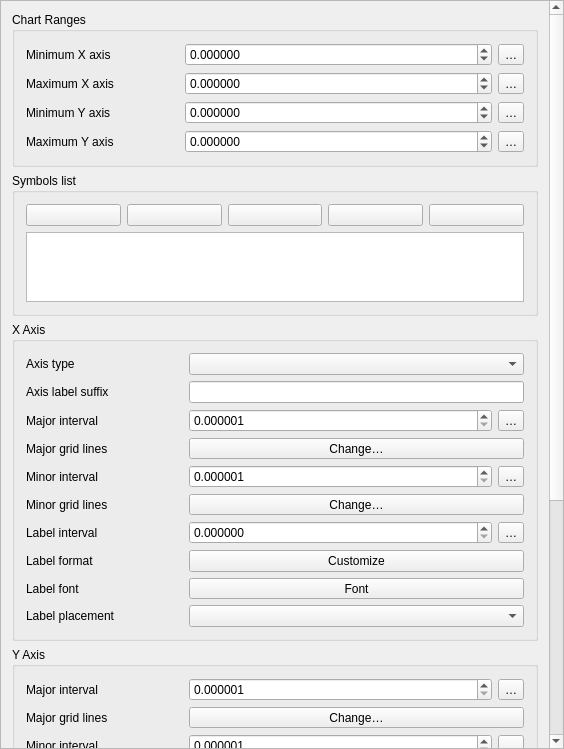
<?xml version="1.0" encoding="UTF-8"?>
<ui version="4.0">
 <class>QgsLineChartPlotWidgetBase</class>
 <widget class="QgsPanelWidget" name="QgsLineChartPlotWidgetBase">
  <property name="geometry">
   <rect>
    <x>0</x>
    <y>0</y>
    <width>564</width>
    <height>749</height>
   </rect>
  </property>
  <property name="sizePolicy">
   <sizepolicy hsizetype="Expanding" vsizetype="Expanding">
    <horstretch>0</horstretch>
    <verstretch>0</verstretch>
   </sizepolicy>
  </property>
  <property name="windowTitle">
   <string>Line Chart Plot Options</string>
  </property>
  <layout class="QVBoxLayout" name="verticalLayout_2">
   <property name="spacing">
    <number>0</number>
   </property>
   <property name="leftMargin">
    <number>0</number>
   </property>
   <property name="topMargin">
    <number>0</number>
   </property>
   <property name="rightMargin">
    <number>0</number>
   </property>
   <property name="bottomMargin">
    <number>0</number>
   </property>
   <item>
    <widget class="QgsScrollArea" name="scrollArea">
     <property name="frameShape">
      <enum>QFrame::Shape::StyledPanel</enum>
     </property>
     <property name="widgetResizable">
      <bool>true</bool>
     </property>
     <widget class="QWidget" name="scrollAreaWidgetContents">
      <property name="geometry">
       <rect>
        <x>0</x>
        <y>-468</y>
        <width>548</width>
        <height>1215</height>
       </rect>
      </property>
      <property name="sizePolicy">
       <sizepolicy hsizetype="Preferred" vsizetype="Maximum">
        <horstretch>0</horstretch>
        <verstretch>0</verstretch>
       </sizepolicy>
      </property>
      <layout class="QVBoxLayout" name="mainLayout">
       <item>
        <widget class="QgsCollapsibleGroupBoxBasic" name="groupChartRanges">
         <property name="title">
          <string>Chart Ranges</string>
         </property>
         <layout class="QGridLayout" name="gridLayout_4" columnstretch="1,2,0">
          <item row="2" column="0">
           <widget class="QLabel" name="mLabelMinYAxis">
            <property name="text">
             <string>Minimum Y axis</string>
            </property>
           </widget>
          </item>
          <item row="2" column="1">
           <widget class="QgsDoubleSpinBox" name="mSpinMinYAxis">
            <property name="decimals">
             <number>6</number>
            </property>
            <property name="minimum">
             <double>-999999999.000000000000000</double>
            </property>
            <property name="maximum">
             <double>999999999.000000000000000</double>
            </property>
           </widget>
          </item>
          <item row="0" column="1">
           <widget class="QgsDoubleSpinBox" name="mSpinMinXAxis">
            <property name="decimals">
             <number>6</number>
            </property>
            <property name="minimum">
             <double>-999999999.000000000000000</double>
            </property>
            <property name="maximum">
             <double>999999999.000000000000000</double>
            </property>
           </widget>
          </item>
          <item row="1" column="1">
           <widget class="QgsDoubleSpinBox" name="mSpinMaxXAxis">
            <property name="decimals">
             <number>6</number>
            </property>
            <property name="minimum">
             <double>-999999999.000000000000000</double>
            </property>
            <property name="maximum">
             <double>999999999.000000000000000</double>
            </property>
           </widget>
          </item>
          <item row="0" column="0">
           <widget class="QLabel" name="mLabelMinXAxis">
            <property name="text">
             <string>Minimum X axis</string>
            </property>
           </widget>
          </item>
          <item row="3" column="1">
           <widget class="QgsDoubleSpinBox" name="mSpinMaxYAxis">
            <property name="decimals">
             <number>6</number>
            </property>
            <property name="minimum">
             <double>-999999999.000000000000000</double>
            </property>
            <property name="maximum">
             <double>999999999.000000000000000</double>
            </property>
           </widget>
          </item>
          <item row="3" column="0">
           <widget class="QLabel" name="mLabelMaxYAxis">
            <property name="text">
             <string>Maximum Y axis</string>
            </property>
           </widget>
          </item>
          <item row="1" column="0">
           <widget class="QLabel" name="mLabelMaxXAxis">
            <property name="text">
             <string>Maximum X axis</string>
            </property>
           </widget>
          </item>
          <item row="0" column="2">
           <widget class="QgsPropertyOverrideButton" name="mDDBtnMinXAxis">
            <property name="text">
             <string>…</string>
            </property>
           </widget>
          </item>
          <item row="1" column="2">
           <widget class="QgsPropertyOverrideButton" name="mDDBtnMaxXAxis">
            <property name="text">
             <string>…</string>
            </property>
           </widget>
          </item>
          <item row="2" column="2">
           <widget class="QgsPropertyOverrideButton" name="mDDBtnMinYAxis">
            <property name="text">
             <string>…</string>
            </property>
           </widget>
          </item>
          <item row="3" column="2">
           <widget class="QgsPropertyOverrideButton" name="mDDBtnMaxYAxis">
            <property name="text">
             <string>…</string>
            </property>
           </widget>
          </item>
         </layout>
        </widget>
       </item>
       <item>
        <widget class="QgsCollapsibleGroupBoxBasic" name="symbolsListGroupBox">
         <property name="sizePolicy">
          <sizepolicy hsizetype="Expanding" vsizetype="Maximum">
           <horstretch>0</horstretch>
           <verstretch>0</verstretch>
          </sizepolicy>
         </property>
         <property name="maximumSize">
          <size>
           <width>16777215</width>
           <height>320</height>
          </size>
         </property>
         <property name="title">
          <string>Symbols list</string>
         </property>
         <layout class="QVBoxLayout" name="verticalBoxLayout">
          <item>
           <layout class="QHBoxLayout" name="symbolsControlsLayout">
            <item>
             <widget class="QPushButton" name="mAddSymbolPushButton">
              <property name="toolTip">
               <string>Add a series</string>
              </property>
              <property name="text">
               <string/>
              </property>
              <property name="icon">
               <iconset resource="../../../images/images.qrc">
                <normaloff>:/images/themes/default/symbologyAdd.svg</normaloff>:/images/themes/default/symbologyAdd.svg</iconset>
              </property>
             </widget>
            </item>
            <item>
             <widget class="QPushButton" name="mRemoveSymbolPushButton">
              <property name="toolTip">
               <string>Remove selected series</string>
              </property>
              <property name="text">
               <string/>
              </property>
              <property name="icon">
               <iconset resource="../../../images/images.qrc">
                <normaloff>:/images/themes/default/symbologyRemove.svg</normaloff>:/images/themes/default/symbologyRemove.svg</iconset>
              </property>
             </widget>
            </item>
            <item>
             <widget class="QPushButton" name="mCopySymbolPushButton">
              <property name="toolTip">
               <string>Duplicate selected symbol</string>
              </property>
              <property name="text">
               <string/>
              </property>
              <property name="icon">
               <iconset resource="../../../images/images.qrc">
                <normaloff>:/images/themes/default/mActionDuplicateLayout.svg</normaloff>:/images/themes/default/mActionDuplicateLayout.svg</iconset>
              </property>
             </widget>
            </item>
            <item>
             <widget class="QPushButton" name="mSymbolUpButton">
              <property name="toolTip">
               <string>Move selected symbol up</string>
              </property>
              <property name="text">
               <string/>
              </property>
              <property name="icon">
               <iconset resource="../../../images/images.qrc">
                <normaloff>:/images/themes/default/mActionArrowUp.svg</normaloff>:/images/themes/default/mActionArrowUp.svg</iconset>
              </property>
             </widget>
            </item>
            <item>
             <widget class="QPushButton" name="mSymbolDownButton">
              <property name="toolTip">
               <string>Move selected symbol down</string>
              </property>
              <property name="text">
               <string/>
              </property>
              <property name="icon">
               <iconset resource="../../../images/images.qrc">
                <normaloff>:/images/themes/default/mActionArrowDown.svg</normaloff>:/images/themes/default/mActionArrowDown.svg</iconset>
              </property>
             </widget>
            </item>
           </layout>
          </item>
          <item>
           <widget class="QTableWidget" name="mSymbolsList">
            <property name="sizePolicy">
             <sizepolicy hsizetype="Expanding" vsizetype="Maximum">
              <horstretch>0</horstretch>
              <verstretch>0</verstretch>
             </sizepolicy>
            </property>
            <property name="maximumSize">
             <size>
              <width>16777215</width>
              <height>320</height>
             </size>
            </property>
           </widget>
          </item>
         </layout>
        </widget>
       </item>
       <item>
        <widget class="QgsCollapsibleGroupBoxBasic" name="groupXAxis">
         <property name="title">
          <string>X Axis</string>
         </property>
         <layout class="QGridLayout" name="gridLayout_2" columnstretch="1,0,2,0">
          <item row="6" column="0" colspan="2">
           <widget class="QLabel" name="label_8">
            <property name="text">
             <string>Label interval</string>
            </property>
           </widget>
          </item>
          <item row="0" column="2" colspan="2">
           <widget class="QComboBox" name="mXAxisTypeCombo"/>
          </item>
          <item row="2" column="3">
           <widget class="QgsPropertyOverrideButton" name="mDDBtnXAxisMajorInterval">
            <property name="text">
             <string>…</string>
            </property>
           </widget>
          </item>
          <item row="7" column="0">
           <widget class="QLabel" name="label_10">
            <property name="text">
             <string>Label format</string>
            </property>
           </widget>
          </item>
          <item row="5" column="2" colspan="2">
           <widget class="QgsSymbolButton" name="mXAxisMinorLinesSymbolButton">
            <property name="sizePolicy">
             <sizepolicy hsizetype="Expanding" vsizetype="Fixed">
              <horstretch>0</horstretch>
              <verstretch>0</verstretch>
             </sizepolicy>
            </property>
            <property name="text">
             <string>Change…</string>
            </property>
           </widget>
          </item>
          <item row="2" column="2">
           <widget class="QgsDoubleSpinBox" name="mXAxisMajorIntervalSpin">
            <property name="decimals">
             <number>6</number>
            </property>
            <property name="minimum">
             <double>0.000001000000000</double>
            </property>
            <property name="maximum">
             <double>999999999999.000000000000000</double>
            </property>
           </widget>
          </item>
          <item row="9" column="2" colspan="2">
           <widget class="QComboBox" name="mXAxisLabelsCombo"/>
          </item>
          <item row="9" column="0">
           <widget class="QLabel" name="label_28">
            <property name="text">
             <string>Label placement</string>
            </property>
           </widget>
          </item>
          <item row="3" column="2" colspan="2">
           <widget class="QgsSymbolButton" name="mXAxisMajorLinesSymbolButton">
            <property name="sizePolicy">
             <sizepolicy hsizetype="Expanding" vsizetype="Fixed">
              <horstretch>0</horstretch>
              <verstretch>0</verstretch>
             </sizepolicy>
            </property>
            <property name="text">
             <string>Change…</string>
            </property>
           </widget>
          </item>
          <item row="4" column="2">
           <widget class="QgsDoubleSpinBox" name="mXAxisMinorIntervalSpin">
            <property name="decimals">
             <number>6</number>
            </property>
            <property name="minimum">
             <double>0.000001000000000</double>
            </property>
            <property name="maximum">
             <double>999999999999.000000000000000</double>
            </property>
           </widget>
          </item>
          <item row="4" column="3">
           <widget class="QgsPropertyOverrideButton" name="mDDBtnXAxisMinorInterval">
            <property name="text">
             <string>…</string>
            </property>
           </widget>
          </item>
          <item row="3" column="0">
           <widget class="QLabel" name="mXAxisMajorLinesLabel">
            <property name="text">
             <string>Major grid lines</string>
            </property>
           </widget>
          </item>
          <item row="4" column="0" colspan="2">
           <widget class="QLabel" name="mXAxisMinorIntervalLabel">
            <property name="text">
             <string>Minor interval</string>
            </property>
           </widget>
          </item>
          <item row="0" column="0">
           <widget class="QLabel" name="label_18">
            <property name="text">
             <string>Axis type</string>
            </property>
           </widget>
          </item>
          <item row="6" column="2">
           <widget class="QgsDoubleSpinBox" name="mXAxisLabelIntervalSpin">
            <property name="decimals">
             <number>6</number>
            </property>
            <property name="minimum">
             <double>0.000000000000000</double>
            </property>
            <property name="maximum">
             <double>999999999999.000000000000000</double>
            </property>
           </widget>
          </item>
          <item row="8" column="2" colspan="2">
           <widget class="QgsFontButton" name="mXAxisLabelFontButton">
            <property name="sizePolicy">
             <sizepolicy hsizetype="Preferred" vsizetype="Fixed">
              <horstretch>0</horstretch>
              <verstretch>0</verstretch>
             </sizepolicy>
            </property>
            <property name="text">
             <string>Font</string>
            </property>
           </widget>
          </item>
          <item row="2" column="0">
           <widget class="QLabel" name="mXAxisMajorIntervalLabel">
            <property name="text">
             <string>Major interval</string>
            </property>
           </widget>
          </item>
          <item row="7" column="2" colspan="2">
           <widget class="QPushButton" name="mXAxisLabelFormatButton">
            <property name="text">
             <string>Customize</string>
            </property>
           </widget>
          </item>
          <item row="8" column="0">
           <widget class="QLabel" name="label_9">
            <property name="text">
             <string>Label font</string>
            </property>
           </widget>
          </item>
          <item row="5" column="0">
           <widget class="QLabel" name="mXAxisMinorLinesLabel">
            <property name="text">
             <string>Minor grid lines</string>
            </property>
           </widget>
          </item>
          <item row="6" column="3">
           <widget class="QgsPropertyOverrideButton" name="mDDBtnXAxisLabelInterval">
            <property name="text">
             <string>…</string>
            </property>
           </widget>
          </item>
          <item row="1" column="0">
           <widget class="QLabel" name="mXAxisLabelSuffixLabel">
            <property name="text">
             <string>Axis label suffix</string>
            </property>
           </widget>
          </item>
          <item row="1" column="2" colspan="2">
           <widget class="QLineEdit" name="mXAxisLabelSuffixEdit"/>
          </item>
         </layout>
        </widget>
       </item>
       <item>
        <widget class="QgsCollapsibleGroupBoxBasic" name="groupYAxis">
         <property name="title">
          <string>Y Axis</string>
         </property>
         <layout class="QGridLayout" name="gridLayout_3" columnstretch="1,0,2,0">
          <item row="0" column="2">
           <widget class="QgsDoubleSpinBox" name="mYAxisMajorIntervalSpin">
            <property name="decimals">
             <number>6</number>
            </property>
            <property name="minimum">
             <double>0.000001000000000</double>
            </property>
            <property name="maximum">
             <double>999999999999.000000000000000</double>
            </property>
           </widget>
          </item>
          <item row="4" column="3">
           <widget class="QgsPropertyOverrideButton" name="mDDBtnYAxisLabelInterval">
            <property name="text">
             <string>…</string>
            </property>
           </widget>
          </item>
          <item row="4" column="2">
           <widget class="QgsDoubleSpinBox" name="mYAxisLabelIntervalSpin">
            <property name="decimals">
             <number>6</number>
            </property>
            <property name="minimum">
             <double>0.000000000000000</double>
            </property>
            <property name="maximum">
             <double>999999999999.000000000000000</double>
            </property>
           </widget>
          </item>
          <item row="1" column="2" colspan="2">
           <widget class="QgsSymbolButton" name="mYAxisMajorLinesSymbolButton">
            <property name="sizePolicy">
             <sizepolicy hsizetype="Expanding" vsizetype="Fixed">
              <horstretch>0</horstretch>
              <verstretch>0</verstretch>
             </sizepolicy>
            </property>
            <property name="text">
             <string>Change…</string>
            </property>
           </widget>
          </item>
          <item row="0" column="0">
           <widget class="QLabel" name="label_13">
            <property name="text">
             <string>Major interval</string>
            </property>
           </widget>
          </item>
          <item row="2" column="0" colspan="2">
           <widget class="QLabel" name="label_12">
            <property name="text">
             <string>Minor interval</string>
            </property>
           </widget>
          </item>
          <item row="5" column="0">
           <widget class="QLabel" name="label_17">
            <property name="text">
             <string>Label format</string>
            </property>
           </widget>
          </item>
          <item row="0" column="3">
           <widget class="QgsPropertyOverrideButton" name="mDDBtnYAxisMajorInterval">
            <property name="text">
             <string>…</string>
            </property>
           </widget>
          </item>
          <item row="4" column="0" colspan="2">
           <widget class="QLabel" name="label_16">
            <property name="text">
             <string>Label interval</string>
            </property>
           </widget>
          </item>
          <item row="2" column="2">
           <widget class="QgsDoubleSpinBox" name="mYAxisMinorIntervalSpin">
            <property name="decimals">
             <number>6</number>
            </property>
            <property name="minimum">
             <double>0.000001000000000</double>
            </property>
            <property name="maximum">
             <double>999999999999.000000000000000</double>
            </property>
           </widget>
          </item>
          <item row="2" column="3">
           <widget class="QgsPropertyOverrideButton" name="mDDBtnYAxisMinorInterval">
            <property name="text">
             <string>…</string>
            </property>
           </widget>
          </item>
          <item row="1" column="0">
           <widget class="QLabel" name="label_11">
            <property name="text">
             <string>Major grid lines</string>
            </property>
           </widget>
          </item>
          <item row="5" column="2" colspan="2">
           <widget class="QPushButton" name="mYAxisLabelFormatButton">
            <property name="text">
             <string>Customize</string>
            </property>
           </widget>
          </item>
          <item row="3" column="2" colspan="2">
           <widget class="QgsSymbolButton" name="mYAxisMinorLinesSymbolButton">
            <property name="sizePolicy">
             <sizepolicy hsizetype="Expanding" vsizetype="Fixed">
              <horstretch>0</horstretch>
              <verstretch>0</verstretch>
             </sizepolicy>
            </property>
            <property name="text">
             <string>Change…</string>
            </property>
           </widget>
          </item>
          <item row="3" column="0">
           <widget class="QLabel" name="label_15">
            <property name="text">
             <string>Minor grid lines</string>
            </property>
           </widget>
          </item>
          <item row="6" column="0">
           <widget class="QLabel" name="label_14">
            <property name="text">
             <string>Label font</string>
            </property>
           </widget>
          </item>
          <item row="6" column="2" colspan="2">
           <widget class="QgsFontButton" name="mYAxisLabelFontButton">
            <property name="sizePolicy">
             <sizepolicy hsizetype="Preferred" vsizetype="Fixed">
              <horstretch>0</horstretch>
              <verstretch>0</verstretch>
             </sizepolicy>
            </property>
            <property name="text">
             <string>Font</string>
            </property>
           </widget>
          </item>
         </layout>
        </widget>
       </item>
       <item>
        <widget class="QgsCollapsibleGroupBoxBasic" name="groupChartArea">
         <property name="title">
          <string>Chart Area</string>
         </property>
         <layout class="QGridLayout" name="gridLayout" columnstretch="1,2,0">
          <item row="2" column="1">
           <widget class="QgsDoubleSpinBox" name="mSpinLeftMargin">
            <property name="suffix">
             <string> mm</string>
            </property>
            <property name="maximum">
             <double>999.990000000000009</double>
            </property>
           </widget>
          </item>
          <item row="1" column="0">
           <widget class="QLabel" name="label_3">
            <property name="text">
             <string>Border</string>
            </property>
           </widget>
          </item>
          <item row="4" column="0">
           <widget class="QLabel" name="label_24">
            <property name="text">
             <string>Right margin</string>
            </property>
           </widget>
          </item>
          <item row="4" column="1">
           <widget class="QgsDoubleSpinBox" name="mSpinRightMargin">
            <property name="suffix">
             <string> mm</string>
            </property>
            <property name="maximum">
             <double>999.990000000000009</double>
            </property>
           </widget>
          </item>
          <item row="5" column="1">
           <widget class="QgsDoubleSpinBox" name="mSpinBottomMargin">
            <property name="suffix">
             <string> mm</string>
            </property>
            <property name="maximum">
             <double>999.990000000000009</double>
            </property>
           </widget>
          </item>
          <item row="5" column="0">
           <widget class="QLabel" name="label_25">
            <property name="text">
             <string>Bottom margin</string>
            </property>
           </widget>
          </item>
          <item row="1" column="1" colspan="2">
           <widget class="QgsSymbolButton" name="mChartBorderSymbolButton">
            <property name="sizePolicy">
             <sizepolicy hsizetype="Expanding" vsizetype="Fixed">
              <horstretch>0</horstretch>
              <verstretch>0</verstretch>
             </sizepolicy>
            </property>
            <property name="text">
             <string>Change…</string>
            </property>
           </widget>
          </item>
          <item row="2" column="2">
           <widget class="QgsPropertyOverrideButton" name="mDDBtnLeftMargin">
            <property name="text">
             <string>…</string>
            </property>
           </widget>
          </item>
          <item row="3" column="2">
           <widget class="QgsPropertyOverrideButton" name="mDDBtnTopMargin">
            <property name="text">
             <string>…</string>
            </property>
           </widget>
          </item>
          <item row="3" column="0">
           <widget class="QLabel" name="label_23">
            <property name="text">
             <string>Top margin</string>
            </property>
           </widget>
          </item>
          <item row="2" column="0">
           <widget class="QLabel" name="label_22">
            <property name="text">
             <string>Left margin</string>
            </property>
           </widget>
          </item>
          <item row="3" column="1">
           <widget class="QgsDoubleSpinBox" name="mSpinTopMargin">
            <property name="suffix">
             <string> mm</string>
            </property>
            <property name="maximum">
             <double>999.990000000000009</double>
            </property>
           </widget>
          </item>
          <item row="0" column="1" colspan="2">
           <widget class="QgsSymbolButton" name="mChartBackgroundSymbolButton">
            <property name="sizePolicy">
             <sizepolicy hsizetype="Expanding" vsizetype="Fixed">
              <horstretch>0</horstretch>
              <verstretch>0</verstretch>
             </sizepolicy>
            </property>
            <property name="text">
             <string>Change…</string>
            </property>
           </widget>
          </item>
          <item row="0" column="0">
           <widget class="QLabel" name="label_2">
            <property name="text">
             <string>Background</string>
            </property>
           </widget>
          </item>
          <item row="4" column="2">
           <widget class="QgsPropertyOverrideButton" name="mDDBtnRightMargin">
            <property name="text">
             <string>…</string>
            </property>
           </widget>
          </item>
          <item row="5" column="2">
           <widget class="QgsPropertyOverrideButton" name="mDDBtnBottomMargin">
            <property name="text">
             <string>…</string>
            </property>
           </widget>
          </item>
         </layout>
        </widget>
       </item>
      </layout>
     </widget>
    </widget>
   </item>
  </layout>
 </widget>
 <layoutdefault spacing="6" margin="11"/>
 <customwidgets>
  <customwidget>
   <class>QgsPanelWidget</class>
   <extends>QWidget</extends>
   <header>qgspanelwidget.h</header>
   <container>1</container>
  </customwidget>
  <customwidget>
   <class>QgsScrollArea</class>
   <extends>QScrollArea</extends>
   <header>qgsscrollarea.h</header>
   <container>1</container>
  </customwidget>
  <customwidget>
   <class>QgsCollapsibleGroupBoxBasic</class>
   <extends>QGroupBox</extends>
   <header location="global">qgscollapsiblegroupbox.h</header>
   <container>1</container>
  </customwidget>
  <customwidget>
   <class>QgsDoubleSpinBox</class>
   <extends>QDoubleSpinBox</extends>
   <header>qgsdoublespinbox.h</header>
  </customwidget>
  <customwidget>
   <class>QgsPropertyOverrideButton</class>
   <extends>QToolButton</extends>
   <header>qgspropertyoverridebutton.h</header>
  </customwidget>
  <customwidget>
   <class>QgsSymbolButton</class>
   <extends>QToolButton</extends>
   <header>qgssymbolbutton.h</header>
  </customwidget>
  <customwidget>
   <class>QgsFontButton</class>
   <extends>QToolButton</extends>
   <header>qgsfontbutton.h</header>
  </customwidget>
 </customwidgets>
 <tabstops>
  <tabstop>scrollArea</tabstop>
  <tabstop>mSpinMinXAxis</tabstop>
  <tabstop>mDDBtnMinXAxis</tabstop>
  <tabstop>mSpinMaxXAxis</tabstop>
  <tabstop>mDDBtnMaxXAxis</tabstop>
  <tabstop>mSpinMinYAxis</tabstop>
  <tabstop>mDDBtnMinYAxis</tabstop>
  <tabstop>mSpinMaxYAxis</tabstop>
  <tabstop>mDDBtnMaxYAxis</tabstop>
  <tabstop>mAddSymbolPushButton</tabstop>
  <tabstop>mRemoveSymbolPushButton</tabstop>
  <tabstop>mSymbolsList</tabstop>
  <tabstop>mXAxisTypeCombo</tabstop>
  <tabstop>mXAxisLabelSuffixEdit</tabstop>
  <tabstop>mXAxisMajorIntervalSpin</tabstop>
  <tabstop>mDDBtnXAxisMajorInterval</tabstop>
  <tabstop>mXAxisMajorLinesSymbolButton</tabstop>
  <tabstop>mXAxisMinorIntervalSpin</tabstop>
  <tabstop>mDDBtnXAxisMinorInterval</tabstop>
  <tabstop>mXAxisMinorLinesSymbolButton</tabstop>
  <tabstop>mXAxisLabelIntervalSpin</tabstop>
  <tabstop>mDDBtnXAxisLabelInterval</tabstop>
  <tabstop>mXAxisLabelFormatButton</tabstop>
  <tabstop>mXAxisLabelFontButton</tabstop>
  <tabstop>mXAxisLabelsCombo</tabstop>
  <tabstop>mYAxisMajorIntervalSpin</tabstop>
  <tabstop>mDDBtnYAxisMajorInterval</tabstop>
  <tabstop>mYAxisMajorLinesSymbolButton</tabstop>
  <tabstop>mYAxisMinorIntervalSpin</tabstop>
  <tabstop>mDDBtnYAxisMinorInterval</tabstop>
  <tabstop>mYAxisMinorLinesSymbolButton</tabstop>
  <tabstop>mYAxisLabelIntervalSpin</tabstop>
  <tabstop>mDDBtnYAxisLabelInterval</tabstop>
  <tabstop>mYAxisLabelFormatButton</tabstop>
  <tabstop>mYAxisLabelFontButton</tabstop>
  <tabstop>mChartBackgroundSymbolButton</tabstop>
  <tabstop>mChartBorderSymbolButton</tabstop>
  <tabstop>mSpinLeftMargin</tabstop>
  <tabstop>mDDBtnLeftMargin</tabstop>
  <tabstop>mSpinTopMargin</tabstop>
  <tabstop>mDDBtnTopMargin</tabstop>
  <tabstop>mSpinRightMargin</tabstop>
  <tabstop>mDDBtnRightMargin</tabstop>
  <tabstop>mSpinBottomMargin</tabstop>
  <tabstop>mDDBtnBottomMargin</tabstop>
 </tabstops>
 <resources>
  <include location="../../../images/images.qrc"/>
 </resources>
 <connections/>
</ui>
